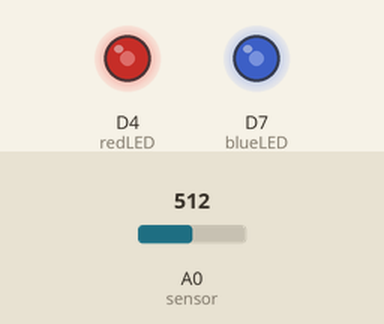
Recording of a sketch running on a simulated ESP8266 (NodeMCU). On the bench: output pins drawn as LEDs (lit = HIGH). Inputs (shaded band) come from the test bench; at power-on: A0 (sensor) = 512.

Above: at 1.2 s.
1.3 s: A0 (sensor) set to 716
At 1.6 s:
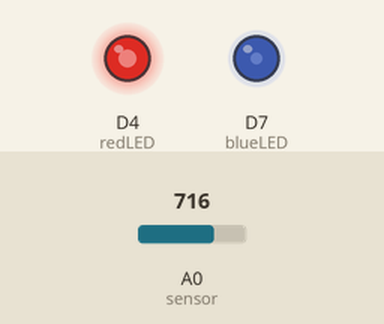
2.8 s: A0 (sensor) set to 900
At 4.0 s:
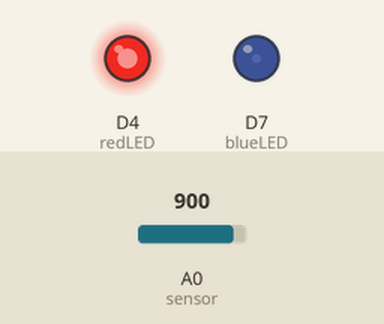
4.3 s: A0 (sensor) set to 1023
At 5.1 s:
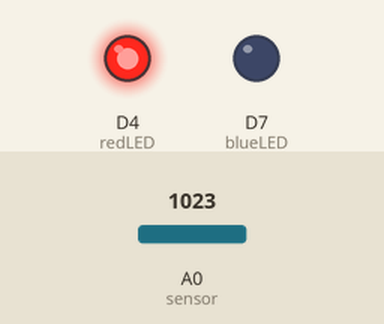
5.8 s: A0 (sensor) set to 306
At 6.2 s:
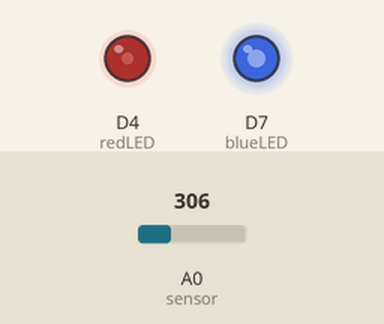
7.3 s: A0 (sensor) set to 122
At 8.6 s:
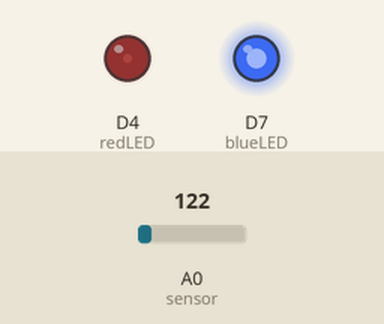
Timing chart, 0 to 9.8 s (numbered marks = the images above; inputs shaded):
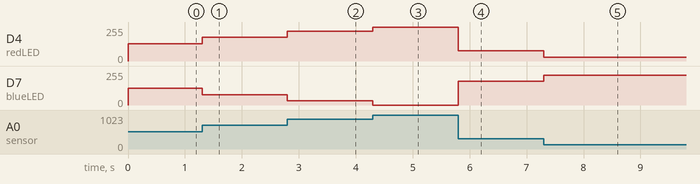

The sketch:

sensorToLEDOutput.ino
```cpp
int redLED = D4;
int blueLED = D7;
int sensor = A0;
#define MAX 65
void setup() {
  // put your setup code here, to run once:
}

void loop() {
  int adcVal = analogRead(sensor);
  int dutyCycle1 = map(adcVal, 0, 1024, 0, 255);
  int dutyCycle2 = 255 - dutyCycle1;

  analogWrite(redLED, dutyCycle1);
  analogWrite(blueLED, dutyCycle2);
}
```

Measured:
- after the input at 1.3 s, D4 (redLED): 128/255 → 178/255 at once; D7 (blueLED): 127/255 → 77/255 at once
- after the input at 2.8 s, D4 (redLED): 178/255 → 224/255 at once; D7 (blueLED): 77/255 → 31/255 at once
- after the input at 4.3 s, D4 (redLED): 224/255 → 255/255 at once; D7 (blueLED): 31/255 → 0/255 at once
- after the input at 5.8 s, D4 (redLED): 255/255 → 76/255 at once; D7 (blueLED): 0/255 → 179/255 at once
- after the input at 7.3 s, D4 (redLED): 76/255 → 30/255 at once; D7 (blueLED): 179/255 → 225/255 at once
